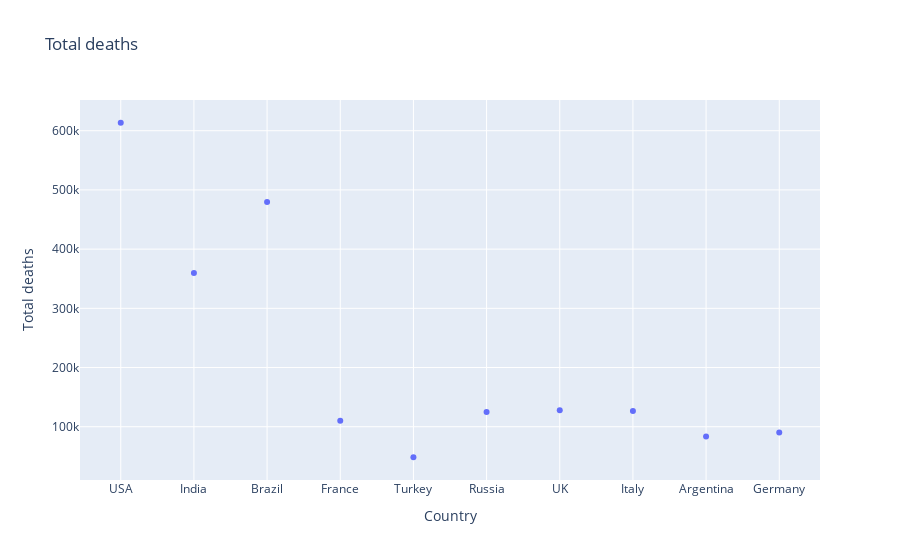

The cell this chart's notebook holds for it:
### Code cell
#total deaths
import plotly.express as px
import pandas as pd

df = pd.read_csv('covid_data.csv')
fig = px.scatter(df,y='Total deaths', x='Country', title="Total deaths")
fig.show()

### Figure 1 — Plotly figure (JSON) as saved in the notebook; plotly's stock layout.template omitted (floating-point values rounded to 4 significant figures)
{"data": [{"hoverlabel": {"namelength": 0}, "hovertemplate": "Country=%{x}<br>Total deaths=%{y}", "legendgroup": "", "marker": {"color": "#636efa", "symbol": "circle"}, "mode": "markers", "name": "", "showlegend": false, "type": "scatter", "x": ["USA", "India", "Brazil", "France", "Turkey", "Russia", "UK", "Italy", "Argentina", "Germany"], "xaxis": "x", "y": ["613,494 ", "359,695 ", "479,791 ", "110,202 ", "48,428 ", "124,895 ", "127,860 ", "126,767 ", "83,272 ", "90,187 "], "yaxis": "y"}], "layout": {"legend": {"tracegroupgap": 0}, "title": {"text": "Total deaths"}, "xaxis": {"anchor": "y", "domain": [0, 1], "title": {"text": "Country"}}, "yaxis": {"anchor": "x", "domain": [0, 1], "title": {"text": "Total deaths"}}}}
